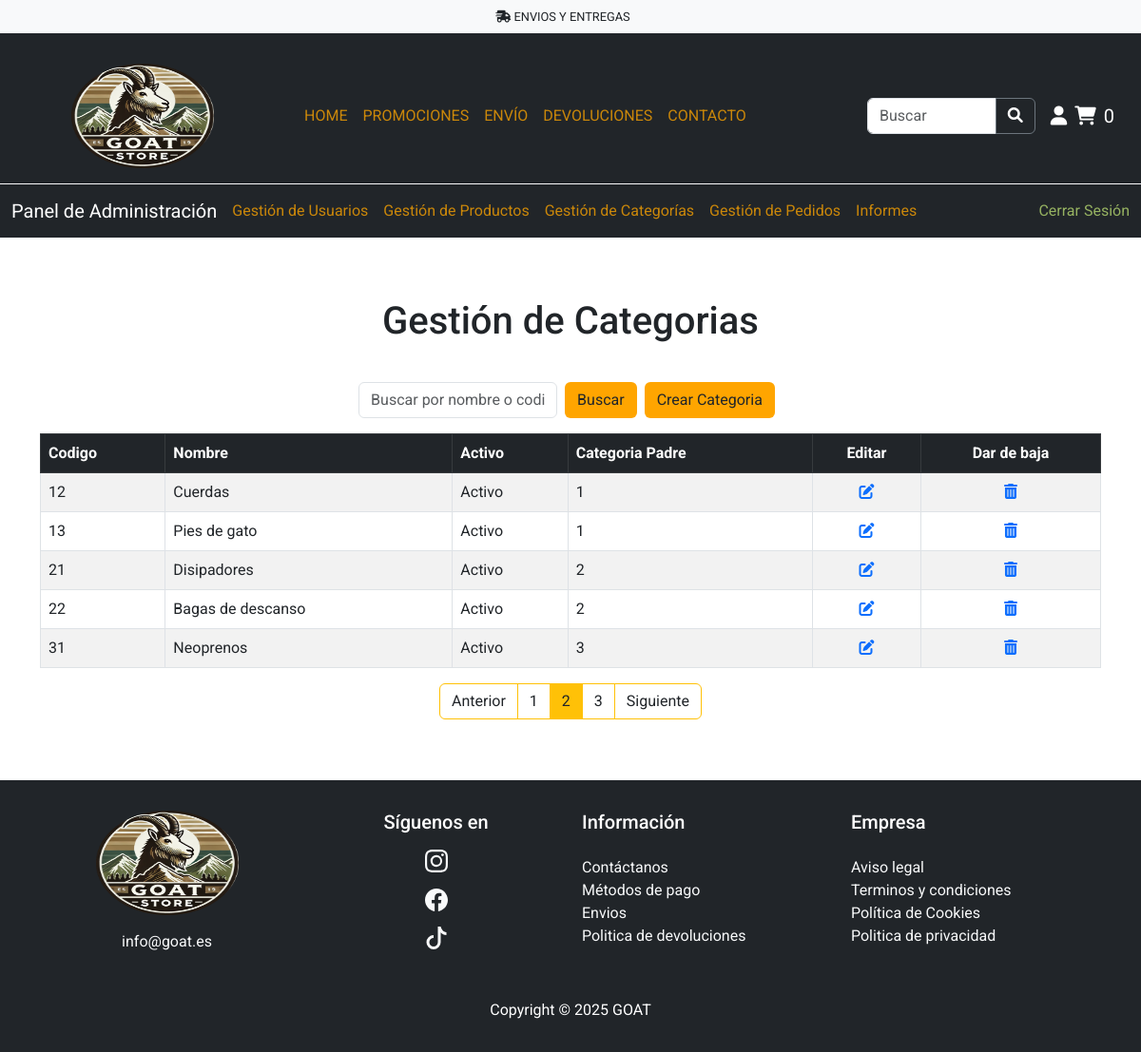
Screenshot of /paginas/gestion_categorias.php?pagina=2 (signed in) with the database file from the repository.
### tables this page shows
CREATE TABLE `categorias` (
  `codigo` int(11) NOT NULL,
  `nombre` varchar(50) NOT NULL,
  `activo` tinyint(1) NOT NULL,
  `codCategoriaPadre` int(11) NOT NULL
);

### gestores/GestorCategoria.php (called while the page is built, shortened)
<?php
require_once 'Categoria.php';
class GestorCategorias{
    private $db;
    public function __construct($db){
        $this ->db = $db;
    }
    public function obtenerCategorias(){
        $sql = "SELECT * FROM categorias";
        try {
            $stmt = $this->db->prepare($sql);
            $stmt->execute();
            $categorias = $stmt->fetchAll(PDO::FETCH_ASSOC);
            $lista_categorias = [];
            foreach ($categorias as $categoria) {
                $lista_categorias[] = new Categoria(
                 $categoria['codigo'],
                 $categoria['nombre'],
                 $categoria['activo'],
                 $categoria['codCategoriaPadre'],
                );}
            return $lista_categorias;
        } catch (PDOException $e) {
            echo "Error al obtener los productos: " . $e->getMessage();
            return false;
            }
        }
}

### gestores/Categoria.php (called while the page is built, shortened)
<?php
class Categoria {
    private $codigo;
    private $nombre;
    private $activo;
    private $codCategoriaPadre;
    public function __construct($codigo, $nombre, $activo, $codCategoriaPadre) {
        $this->codigo = $codigo;
        $this->nombre = $nombre;
        $this->activo = $activo;
        $this->codCategoriaPadre = $codCategoriaPadre;
    }
    public function getCodigo() {
        return $this->codigo;
    }
    public function getNombre() {
        return $this->nombre;
    }
    public function getActivo() {
        return $this->activo;
    }
    public function getcodCategoriaPadre() {
        return $this->codCategoriaPadre;
    }
}
?>

### paginas/gestion_categorias.php (the view, shortened to what this page needs)
<?php
require_once '../servidor/config.php';
include_once '../gestores/GestorCategoria.php';
include_once '../gestores/Categoria.php';
$db = conectar();
$gestor = new GestorCategorias($db);
$categorias = $gestor->obtenerCategorias();
$categoriasPorPagina = 5;
$pagina = isset($_GET['pagina']) ? (int) $_GET['pagina'] : 1;
$inicio = ($pagina - 1) * $categoriasPorPagina;
$categorias = $gestor->getCategoriasPag($inicio, $categoriasPorPagina);
$totalCategorias = count($gestor->obtenerCategorias());
$totalPaginas = ceil($totalCategorias / $categoriasPorPagina);
?>
<!DOCTYPE html>
<html lang="en">
<head>
    <link href="https://cdn.jsdelivr.net/npm/bootstrap@5.3.0/dist/css/bootstrap.min.css" rel="stylesheet">
    <link rel="stylesheet" href="https://cdnjs.cloudflare.com/ajax/libs/font-awesome/6.0.0-beta3/css/all.min.css">
    <link rel="stylesheet" href="../estilos/style1.css">
</head>
<body class="d-flex flex-column min-vh-100">
    <?php include '../plantillas/header.php' ?>
    <?php
    include '../plantillas/menuAdmin.php';
    ?>
    <div class="container my-5">
        <h1 class="text-center mt-3 mb-4">Gestión de Categorias</h1>
        <div class="d-flex ms-auto justify-content-center p-3">
            <form action="" method="GET" class="d-flex">
                <input type="text" name="buscar" class="form-control me-2" placeholder="Buscar por nombre o codigo">
                <button type="submit" class="btn bg-secondary-custom link-hover-custom me-2">Buscar</button>
            </form>
            <form action="alta_categoria.php" method="GET">
                <button type="submit" class="btn bg-secondary-custom link-hover-custom me-2">Crear Categoria</button>
            </form>
        </div>
        <div class="table-container">
            <table class="table table-striped table-bordered">
                <thead class="table-dark">
                    <tr>
                        <th>Codigo</th>
                        <th>Nombre</th>
                        <th>Activo</th>
                        <th>Categoria Padre</th>
                        <th class="text-center">Editar</th>
                        <th class="text-center">Dar de baja</th>
                    </tr>
                </thead>
                <tbody>
                    <?php foreach ($categorias as $categoria) { ?>
                        <tr>
                            <td><?php echo htmlspecialchars($categoria->getCodigo()); ?></td>
                            <td><?php echo htmlspecialchars($categoria->getNombre()); ?></td>
                            <td><?php echo htmlspecialchars($categoria->getActivo() == 1 ? 'Activo' : 'Inactivo'); ?></td>
                            <td><?php echo htmlspecialchars($categoria->getcodCategoriaPadre()); ?></td>
                            <td class="text-center">
                                <a
                                    href="editar_categoria.php?codigo=<?php echo htmlspecialchars($categoria->getCodigo()); ?>">
                                    <i class="fas fa-edit"></i>
                                </a>
                            </td>
                            <td class="text-center">
                                <a
                                    href="baja_categoria.php?codigo=<?php echo htmlspecialchars($categoria->getCodigo()); ?>">
                                    <i class="fas fa-trash-alt"></i>
                                </a>
                            </td>
                        </tr>
                    <?php } ?>
                </tbody>
            </table>
            <?php if (!isset($_GET['buscar'])) { ?>
                <nav>
                    <ul class="pagination justify-content-center">
                        <?php if ($pagina > 1): ?>
                            <li class="page-item">
                                <a class="page-link border border-warning text-dark"
                                    href="?pagina=<?= $pagina - 1 ?>">Anterior</a>
                            </li>
                        <?php endif; ?>
                        <?php for ($i = 1; $i <= $totalPaginas; $i++): ?>
                            <li class="page-item">
                                <a class="page-link border border-warning text-dark <?= $pagina == $i ? 'active bg-warning text-dark' : '' ?>"
                                    href="?pagina=<?= $i ?>"><?= $i ?></a>
                            </li>
                        <?php endfor; ?>
                        <?php if ($pagina < $totalPaginas): ?>
                            <li class="page-item">
                                <a class="page-link border border-warning text-dark"
                                    href="?pagina=<?= $pagina + 1 ?>">Siguiente</a>
                            </li>
                        <?php endif; ?>
                    </ul>
                </nav>
            <?php } ?>
        </div>
    </div>
    <?php include '../plantillas/footer.php' ?>
</body>
</html>

### estilos/style1.css (style rules this page uses)
:root { --primary-color: rgb(150, 178, 97); --secondary-color: orange; --terciary-color: #929768; --text-color: rgb(202, 135, 10); --link-hover-color: rgb(202, 135, 10); }
body { font-family: "Roboto", sans-serif; }
.bg-secondary-custom { background-color: var(--secondary-color) !important; }

### rows the page displays
categorias: codigo "12", nombre "Cuerdas", activo "Activo", codCategoriaPadre "1"
categorias: codigo "13", nombre "Pies de gato", activo "Activo", codCategoriaPadre "1"
categorias: codigo "21", nombre "Disipadores", activo "Activo", codCategoriaPadre "2"
categorias: codigo "22", nombre "Bagas de descanso", activo "Activo", codCategoriaPadre "2"
categorias: codigo "31", nombre "Neoprenos", activo "Activo", codCategoriaPadre "3"

### other values shown
$numCarrito "0"
